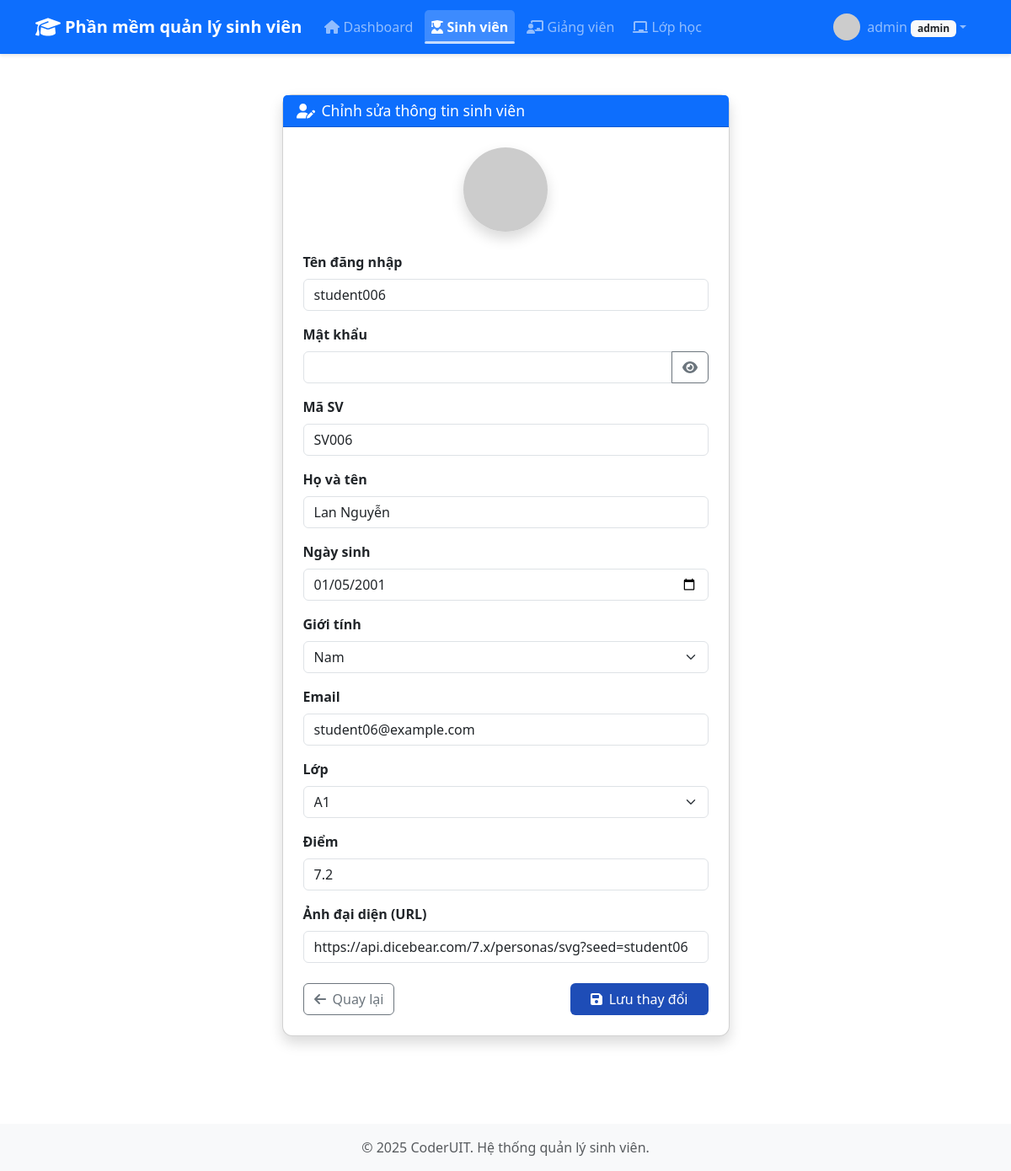
The page /students/33/edit (signed in) on the database as committed earlier.
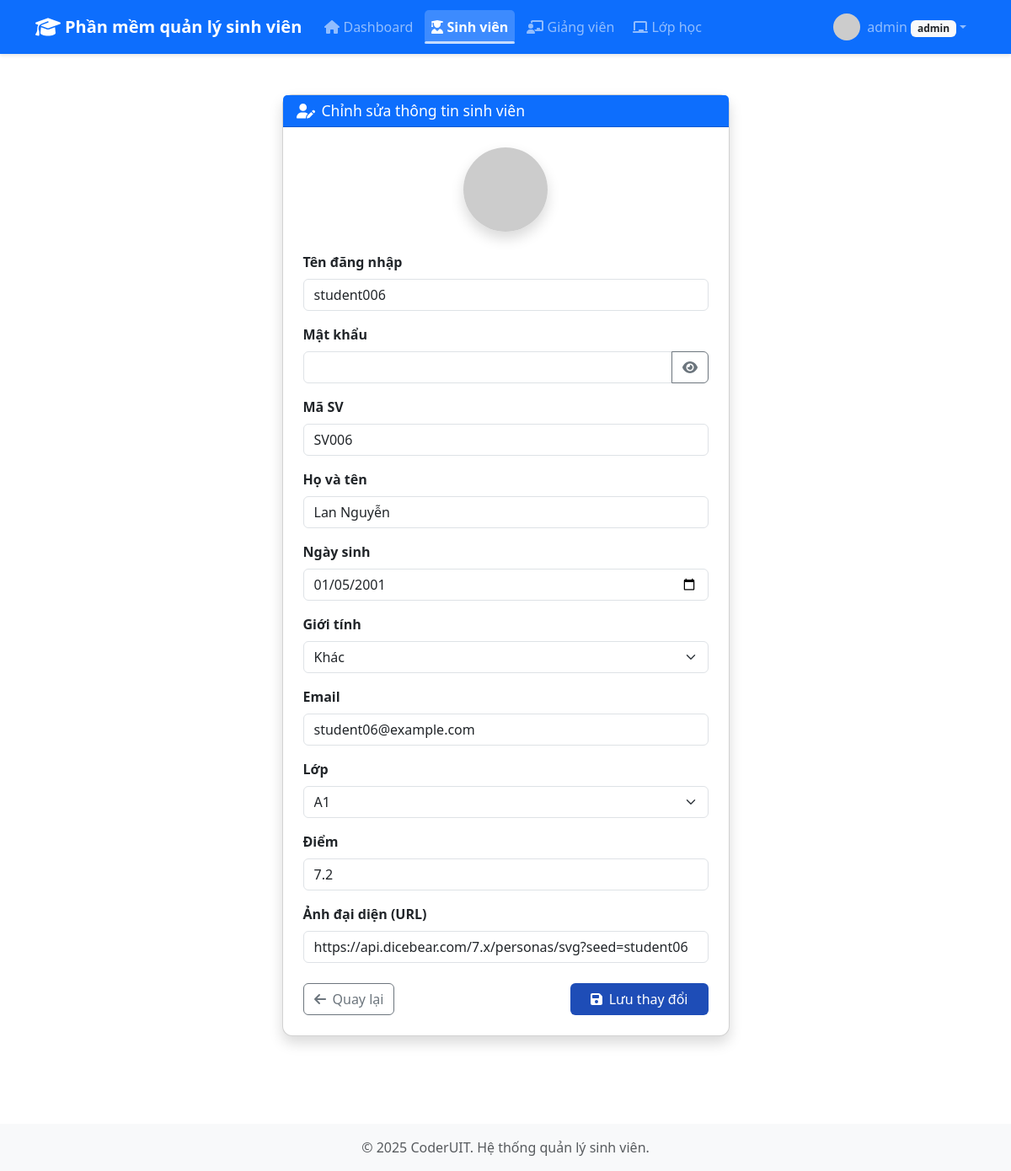
The same page on the database as committed later.
### app/models.py (models this page shows, shortened)
class User(db.Model, UserMixin):
    id = db.Column(db.Integer, primary_key=True)
    username = db.Column(db.String(64), unique=True, nullable=False)
    password_hash = db.Column(db.String(128), nullable=False)
    role = db.Column(db.String(20), nullable=False)
    email = db.Column(db.String(100), unique=True)
    fullname = db.Column(db.String(100))
    phone = db.Column(db.String(20))
    birthdate = db.Column(db.Date)
    gender = db.Column(db.String(10))
    avatar = db.Column(db.String(255))
    teacher_code = db.Column(db.String(20), unique=True)
    student_code = db.Column(db.String(20), unique=True)
    class_id = db.Column(db.Integer, db.ForeignKey('class.id'))
    score = db.Column(db.Float)
    updated_at = db.Column(db.DateTime, default=datetime.utcnow, onupdate=datetime.utcnow)
    reset_password_token = db.Column(db.String(128))
    reset_password_expires = db.Column(db.DateTime)
    classes = db.relationship('Class', secondary=teacher_class, backref='teachers')

### app/students/routes.py (the view, shortened to what this page needs)
@students_bp.route('/<int:id>/edit', methods=['GET', 'POST'])
@login_required
def edit_student(id):
    student = User.query.filter_by(id=id, role='student').first_or_404()
    if not can_manage_student(student):
        flash('Bạn không có quyền sửa thông tin sinh viên này', 'danger')
        return redirect(url_for('students.student_list'))
    form = StudentForm(obj=student)
    form.student_id = student.id
    return render_template('students/edit.html', form=form, student=student)

### app/forms.py (shortened to what this page needs)
class StudentForm(FlaskForm):
    username = StringField('Tên đăng nhập', validators=[DataRequired(), Length(min=4, max=64)])
    password = PasswordField('Mật khẩu', validators=[Optional(), strong_password])
    student_code = StringField('Mã SV', validators=[DataRequired(), Length(min=2, max=20)])
    fullname = StringField('Họ và tên', validators=[DataRequired(), Length(max=100)])
    birthdate = DateField('Ngày sinh', validators=[Optional()])
    gender = SelectField('Giới tính', choices=[('Nam', 'Nam'), ('Nữ', 'Nữ'), ('Khác', 'Khác')], validators=[Optional()])
    email = StringField('Email', validators=[Optional(), Email(), Length(max=100)])
    class_id = SelectField('Lớp', coerce=int, validators=[DataRequired()])
    score = FloatField('Điểm', validators=[Optional(), NumberRange(min=0, max=10, message='Điểm phải từ 0 đến 10')])
    avatar = StringField('Ảnh đại diện (URL)', validators=[Optional(), Length(max=255)])
    submit = SubmitField('Lưu')
    def __init__(self, *args, **kwargs):
        super().__init__(*args, **kwargs)
        self.class_id.choices = [(c.id, c.name) for c in Class.query.order_by(Class.name).all()]

### app/templates/students/edit.html (shortened to what the changed rows need)
{% extends 'base.html' %}
{% block content %}
<div class="container mt-4" style="margin-bottom: 40px;">
    <div class="row justify-content-center">
        <div class="col-md-8 col-lg-6">
            <div class="card shadow">
                <div class="card-body p-4">
                    <form method="POST" action="{{ url_for('students.edit_student', id=student.id) }}">
                        <div class="mb-3">
                            {{ form.username.label(class="form-label fw-bold") }}
                            {{ form.username(class="form-control") }}
                        </div>
                        <div class="mb-3">
                            {{ form.student_code.label(class="form-label fw-bold") }}
                            {{ form.student_code(class="form-control", placeholder="Nhập mã sinh viên") }}
                        </div>
                        <div class="mb-3">
                            {{ form.fullname.label(class="form-label fw-bold") }}
                            {{ form.fullname(class="form-control", placeholder="Nhập họ và tên") }}
                        </div>
                        <div class="mb-3">
                            {{ form.birthdate.label(class="form-label fw-bold") }}
                            {{ form.birthdate(class="form-control", type="date") }}
                        </div>
                        <div class="mb-3">
                            {{ form.gender.label(class="form-label fw-bold") }}
                            {{ form.gender(class="form-select") }}
                        </div>
                        <div class="mb-3">
                            {{ form.email.label(class="form-label fw-bold") }}
                            {{ form.email(class="form-control", type="email", placeholder="Nhập email") }}
                        </div>
                        <div class="mb-3">
                            {{ form.class_id.label(class="form-label fw-bold") }}
                            {{ form.class_id(class="form-select") }}
                        </div>
                        <div class="mb-3">
                            {{ form.score.label(class="form-label fw-bold") }}
                            {{ form.score(class="form-control", type="number", step="0.1", placeholder="Nhập điểm") }}
                        </div>
                        <div class="mb-3">
                            {{ form.avatar.label(class="form-label fw-bold") }}
                            {{ form.avatar(class="form-control", placeholder="Nhập URL ảnh đại diện") }}
                        </div>
                    </form>
                </div>
            </div>
        </div>
    </div>
</div>
{% endblock %}

Rows that differ between the two databases and show on the page:
changed User "student006": gender "Nam" → "Khác"
